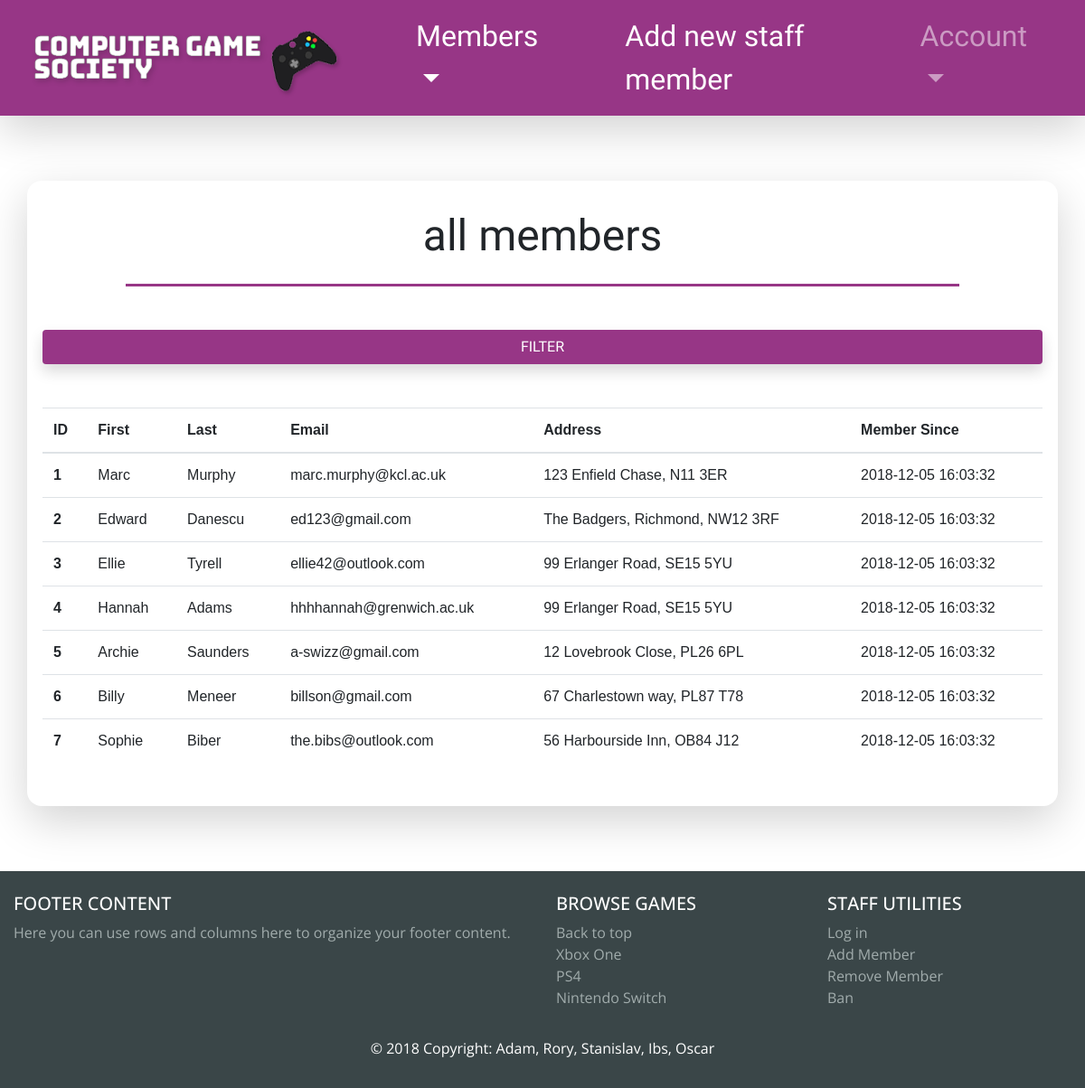
The page /game_rental/public/staff/staff-view-all-members.php (signed in) on the database its author committed.
### tables this page shows
CREATE TABLE members (
    id INT NOT NULL PRIMARY KEY AUTO_INCREMENT,
    fname VARCHAR(255) NOT NULL,
    lname VARCHAR(255) NOT NULL,
    email VARCHAR(255) NOT NULL,
    address VARCHAR(255) NOT NULL,
    member_since DATETIME DEFAULT CURRENT_TIMESTAMP,
    is_banned BOOLEAN DEFAULT FALSE
);

### game_rental/public/staff/staff-view-all-members.php (the view, shortened to what this page needs)
<?php require_once('../../private/initialize.php'); ?>
<?php include(SHARED_PATH . '/staff-header.php'); ?>
<?php
    $sql = "SELECT id, fname, lname, email, address, member_since, is_banned FROM members ";
    $result = mysqli_query($db, $sql);
?>
<br/>
<br/>
<br/>
    <div class="container shadow-lg" style="background-color: white; padding: 2em; margin: auto; font-family: 'bungee', cursive; border-radius: 1em; height: 100%;">
        <div class="row">
            <h2 class"col-md-12" style="font-size: 3em; margin: auto;">all members</h2>
        </div>
        <div class="row">
            <br/>
        </div>
        <div class="row">
            <div class="col-md-1"></div>
            <div class="col-md-10" style="background-color: #973686; height: 3px;"></div>
            <div class="col-md-1"></div>
        </div>
        <div class="row">
            <br/>
            <br/>
        </div>
        <div class="row">
            <button class="btn col-md-12 filter-btn shadow" type="button" data-toggle="collapse" data-target="#collapseExample" aria-expanded="false" aria-controls="collapseExample">
                FILTER
            </button>
        </div>
        <div class="row">
            <br/>
            <br/>
        </div>
        <div class="row">
            <table class="table" style="font-family: arial;">
                <thead>
                    <tr>
                        <th scope="col">ID</th>
                        <th scope="col">First</th>
                        <th scope="col">Last</th>
                        <th scope="col">Email</th>
                        <th scope="col">Address</th>
                        <th scope="col">Member Since</th>
                    </tr>
                </thead>
                <tbody>
                   <?php
                        while($row = mysqli_fetch_assoc($result)) {
                        ?>
                        <tr>
                            <th scope="row"><?php echo $row['id'] ?></th>
                            <td><?php echo $row['fname'] ?></td>
                            <td><?php echo $row['lname'] ?></td>
                            <td><?php echo $row['email'] ?></td>
                            <td><?php echo $row['address'] ?></td>
                            <td><?php echo $row['member_since'] ?></td>
                        </tr>
                        <?php
                        }
                        ?>
                </tbody>
            </table>
        </div>
    </div>
<br/>
<br/>
<br/>
<?php include(SHARED_PATH . '/footer.php'); ?>

### game_rental/public/stylesheets/stylesheet.css (style rules this page uses)
body { font-family: 'Bungee', 'Open Sans', sans-serif; }
.container { position: relative; }
.filter-btn { font-family: 'Bungee'; background-color: #973686; color: white; }

### rows shown on the page
members: id "1", fname "Marc", lname "Murphy", email "marc.murphy@kcl.ac.uk", address "123 Enfield Chase, N11 3ER", member_since "2018-12-05 16:03:32"
members: id "2", fname "Edward", lname "Danescu", email "ed123@gmail.com", address "The Badgers, Richmond, NW12 3RF", member_since "2018-12-05 16:03:32"
members: id "3", fname "Ellie", lname "Tyrell", email "ellie42@outlook.com", address "99 Erlanger Road, SE15 5YU", member_since "2018-12-05 16:03:32"
members: id "4", fname "Hannah", lname "Adams", email "hhhhannah@grenwich.ac.uk", address "99 Erlanger Road, SE15 5YU", member_since "2018-12-05 16:03:32"
members: id "5", fname "Archie", lname "Saunders", email "a-swizz@gmail.com", address "12 Lovebrook Close, PL26 6PL", member_since "2018-12-05 16:03:32"
members: id "6", fname "Billy", lname "Meneer", email "billson@gmail.com", address "67 Charlestown way, PL87 T78", member_since "2018-12-05 16:03:32"
members: id "7", fname "Sophie", lname "Biber", email "the.bibs@outlook.com", address "56 Harbourside Inn, OB84 J12", member_since "2018-12-05 16:03:32"
